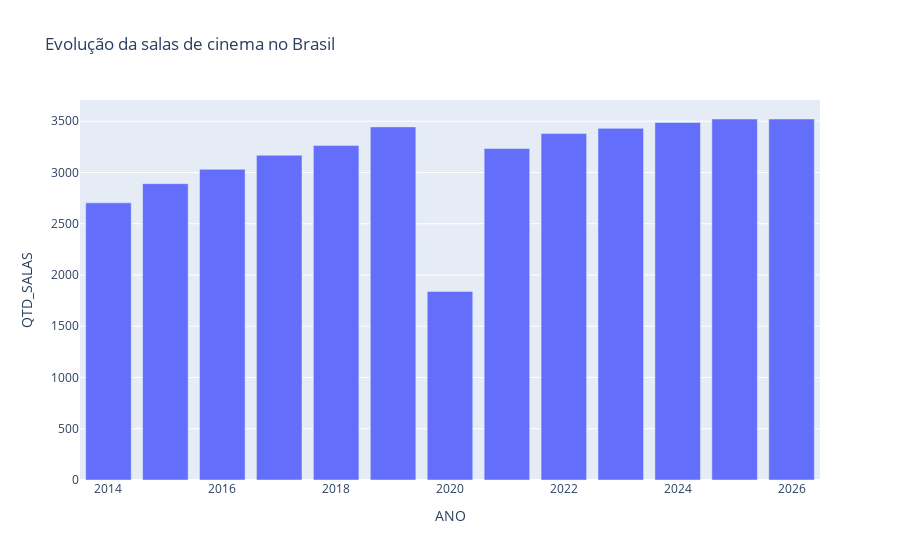

This figure's notebook cell:
### Code cell
df = df_salas2[df_salas2['STATUS']=='ABERTA'].groupby('ANO')['NOME_SALA'].nunique().reset_index()
df.columns = ['ANO', 'QTD_SALAS']

fig = px.bar(
    data_frame=df,
    x='ANO',
    y='QTD_SALAS',
    title='Evolução da salas de cinema no Brasil'
)

fig.show()

### Figure 1 — Plotly figure (JSON) as saved in the notebook; plotly's stock layout.template omitted (floating-point values rounded to 4 significant figures)
{"data": [{"hovertemplate": "ANO=%{x}<br>QTD_SALAS=%{y}<extra></extra>", "legendgroup": "", "marker": {"color": "#636efa", "pattern": {"shape": ""}}, "name": "", "orientation": "v", "showlegend": false, "textposition": "auto", "type": "bar", "x": [2014, 2015, 2016, 2017, 2018, 2019, 2020, 2021, 2022, 2023, 2024, 2025, 2026], "xaxis": "x", "y": [2704, 2891, 3031, 3168, 3263, 3445, 1840, 3234, 3381, 3431, 3488, 3522, 3522], "yaxis": "y"}], "layout": {"barmode": "relative", "legend": {"tracegroupgap": 0}, "title": {"text": "Evolução da salas de cinema no Brasil"}, "xaxis": {"anchor": "y", "domain": [0, 1], "title": {"text": "ANO"}}, "yaxis": {"anchor": "x", "domain": [0, 1], "title": {"text": "QTD_SALAS"}}}}
